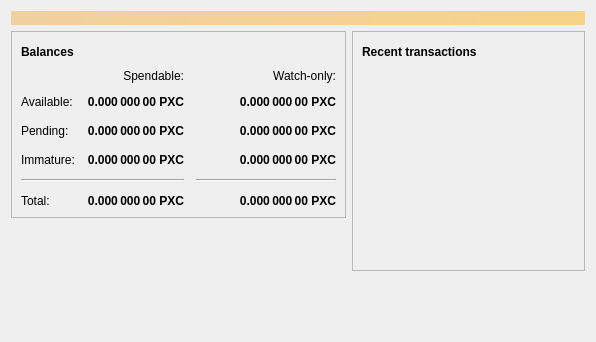
<?xml version="1.0" encoding="UTF-8"?>
<ui version="4.0">
 <class>OverviewPage</class>
 <widget class="QWidget" name="OverviewPage">
  <property name="geometry">
   <rect>
    <x>0</x>
    <y>0</y>
    <width>596</width>
    <height>342</height>
   </rect>
  </property>
  <property name="windowTitle">
   <string>Form</string>
  </property>
  <layout class="QVBoxLayout" name="topLayout">
   <item>
    <widget class="QLabel" name="labelAlerts">
     <property name="visible">
      <bool>false</bool>
     </property>
     <property name="styleSheet">
      <string notr="true">QLabel { background-color: qlineargradient(x1: 0, y1: 0, x2: 1, y2: 0, stop:0 #F0D0A0, stop:1 #F8D488); color:#000000; }</string>
     </property>
     <property name="wordWrap">
      <bool>true</bool>
     </property>
     <property name="margin">
      <number>3</number>
     </property>
     <property name="textInteractionFlags">
      <set>Qt::TextSelectableByMouse</set>
     </property>
    </widget>
   </item>
   <item>
    <layout class="QHBoxLayout" name="horizontalLayout" stretch="1,1">
     <item>
      <layout class="QVBoxLayout" name="verticalLayout_2">
       <item>
        <widget class="QFrame" name="frame">
         <property name="frameShape">
          <enum>QFrame::StyledPanel</enum>
         </property>
         <property name="frameShadow">
          <enum>QFrame::Raised</enum>
         </property>
         <layout class="QVBoxLayout" name="verticalLayout_4">
          <item>
           <layout class="QHBoxLayout" name="horizontalLayout_4">
            <item>
             <widget class="QLabel" name="label_5">
              <property name="font">
               <font>
                <weight>75</weight>
                <bold>true</bold>
               </font>
              </property>
              <property name="text">
               <string>Balances</string>
              </property>
             </widget>
            </item>
            <item>
             <widget class="QPushButton" name="labelWalletStatus">
              <property name="enabled">
               <bool>true</bool>
              </property>
              <property name="maximumSize">
               <size>
                <width>30</width>
                <height>16777215</height>
               </size>
              </property>
              <property name="toolTip">
               <string>The displayed information may be out of date. Your wallet automatically synchronizes with the Pixelcoin network after a connection is established, but this process has not completed yet.</string>
              </property>
              <property name="text">
               <string/>
              </property>
              <property name="icon">
               <iconset resource="../bitcoin.qrc">
                <normaloff>:/icons/warning</normaloff>
                <disabledoff>:/icons/warning</disabledoff>:/icons/warning</iconset>
              </property>
              <property name="iconSize">
               <size>
                <width>24</width>
                <height>24</height>
               </size>
              </property>
              <property name="flat">
               <bool>true</bool>
              </property>
             </widget>
            </item>
            <item>
             <spacer name="horizontalSpacer_3">
              <property name="orientation">
               <enum>Qt::Horizontal</enum>
              </property>
              <property name="sizeHint" stdset="0">
               <size>
                <width>40</width>
                <height>20</height>
               </size>
              </property>
             </spacer>
            </item>
           </layout>
          </item>
          <item>
           <layout class="QGridLayout" name="gridLayout">
            <property name="spacing">
             <number>12</number>
            </property>
            <item row="2" column="2">
             <widget class="QLabel" name="labelWatchPending">
              <property name="font">
               <font>
                <weight>75</weight>
                <bold>true</bold>
               </font>
              </property>
              <property name="cursor">
               <cursorShape>IBeamCursor</cursorShape>
              </property>
              <property name="toolTip">
               <string>Unconfirmed transactions to watch-only addresses</string>
              </property>
              <property name="text">
               <string notr="true">0.000 000 00 PXC</string>
              </property>
              <property name="alignment">
               <set>Qt::AlignRight|Qt::AlignTrailing|Qt::AlignVCenter</set>
              </property>
              <property name="textInteractionFlags">
               <set>Qt::LinksAccessibleByMouse|Qt::TextSelectableByKeyboard|Qt::TextSelectableByMouse</set>
              </property>
             </widget>
            </item>
            <item row="2" column="1">
             <widget class="QLabel" name="labelUnconfirmed">
              <property name="font">
               <font>
                <weight>75</weight>
                <bold>true</bold>
               </font>
              </property>
              <property name="cursor">
               <cursorShape>IBeamCursor</cursorShape>
              </property>
              <property name="toolTip">
               <string>Total of transactions that have yet to be confirmed, and do not yet count toward the spendable balance</string>
              </property>
              <property name="text">
               <string notr="true">0.000 000 00 PXC</string>
              </property>
              <property name="alignment">
               <set>Qt::AlignRight|Qt::AlignTrailing|Qt::AlignVCenter</set>
              </property>
              <property name="textInteractionFlags">
               <set>Qt::LinksAccessibleByMouse|Qt::TextSelectableByKeyboard|Qt::TextSelectableByMouse</set>
              </property>
             </widget>
            </item>
            <item row="3" column="2">
             <widget class="QLabel" name="labelWatchImmature">
              <property name="font">
               <font>
                <weight>75</weight>
                <bold>true</bold>
               </font>
              </property>
              <property name="cursor">
               <cursorShape>IBeamCursor</cursorShape>
              </property>
              <property name="toolTip">
               <string>Mined balance in watch-only addresses that has not yet matured</string>
              </property>
              <property name="text">
               <string notr="true">0.000 000 00 PXC</string>
              </property>
              <property name="alignment">
               <set>Qt::AlignRight|Qt::AlignTrailing|Qt::AlignVCenter</set>
              </property>
              <property name="textInteractionFlags">
               <set>Qt::LinksAccessibleByMouse|Qt::TextSelectableByKeyboard|Qt::TextSelectableByMouse</set>
              </property>
             </widget>
            </item>
            <item row="4" column="0" colspan="2">
             <widget class="Line" name="line">
              <property name="orientation">
               <enum>Qt::Horizontal</enum>
              </property>
             </widget>
            </item>
            <item row="4" column="2">
             <widget class="Line" name="lineWatchBalance">
              <property name="sizePolicy">
               <sizepolicy hsizetype="Preferred" vsizetype="Fixed">
                <horstretch>0</horstretch>
                <verstretch>0</verstretch>
               </sizepolicy>
              </property>
              <property name="minimumSize">
               <size>
                <width>140</width>
                <height>0</height>
               </size>
              </property>
              <property name="orientation">
               <enum>Qt::Horizontal</enum>
              </property>
             </widget>
            </item>
            <item row="5" column="0">
             <widget class="QLabel" name="labelTotalText">
              <property name="text">
               <string>Total:</string>
              </property>
             </widget>
            </item>
            <item row="3" column="1">
             <widget class="QLabel" name="labelImmature">
              <property name="font">
               <font>
                <weight>75</weight>
                <bold>true</bold>
               </font>
              </property>
              <property name="cursor">
               <cursorShape>IBeamCursor</cursorShape>
              </property>
              <property name="toolTip">
               <string>Mined balance that has not yet matured</string>
              </property>
              <property name="text">
               <string notr="true">0.000 000 00 PXC</string>
              </property>
              <property name="alignment">
               <set>Qt::AlignRight|Qt::AlignTrailing|Qt::AlignVCenter</set>
              </property>
              <property name="textInteractionFlags">
               <set>Qt::LinksAccessibleByMouse|Qt::TextSelectableByKeyboard|Qt::TextSelectableByMouse</set>
              </property>
             </widget>
            </item>
            <item row="2" column="3">
             <spacer name="horizontalSpacer_2">
              <property name="orientation">
               <enum>Qt::Horizontal</enum>
              </property>
              <property name="sizeHint" stdset="0">
               <size>
                <width>40</width>
                <height>20</height>
               </size>
              </property>
             </spacer>
            </item>
            <item row="3" column="0">
             <widget class="QLabel" name="labelImmatureText">
              <property name="text">
               <string>Immature:</string>
              </property>
             </widget>
            </item>
            <item row="5" column="1">
             <widget class="QLabel" name="labelTotal">
              <property name="font">
               <font>
                <weight>75</weight>
                <bold>true</bold>
               </font>
              </property>
              <property name="cursor">
               <cursorShape>IBeamCursor</cursorShape>
              </property>
              <property name="toolTip">
               <string>Your current total balance</string>
              </property>
              <property name="text">
               <string notr="true">0.000 000 00 PXC</string>
              </property>
              <property name="alignment">
               <set>Qt::AlignRight|Qt::AlignTrailing|Qt::AlignVCenter</set>
              </property>
              <property name="textInteractionFlags">
               <set>Qt::LinksAccessibleByMouse|Qt::TextSelectableByKeyboard|Qt::TextSelectableByMouse</set>
              </property>
             </widget>
            </item>
            <item row="5" column="2">
             <widget class="QLabel" name="labelWatchTotal">
              <property name="font">
               <font>
                <weight>75</weight>
                <bold>true</bold>
               </font>
              </property>
              <property name="cursor">
               <cursorShape>IBeamCursor</cursorShape>
              </property>
              <property name="toolTip">
               <string>Current total balance in watch-only addresses</string>
              </property>
              <property name="text">
               <string notr="true">0.000 000 00 PXC</string>
              </property>
              <property name="alignment">
               <set>Qt::AlignRight|Qt::AlignTrailing|Qt::AlignVCenter</set>
              </property>
              <property name="textInteractionFlags">
               <set>Qt::LinksAccessibleByMouse|Qt::TextSelectableByKeyboard|Qt::TextSelectableByMouse</set>
              </property>
             </widget>
            </item>
            <item row="0" column="2">
             <widget class="QLabel" name="labelWatchonly">
              <property name="text">
               <string>Watch-only:</string>
              </property>
              <property name="alignment">
               <set>Qt::AlignRight|Qt::AlignTrailing|Qt::AlignVCenter</set>
              </property>
             </widget>
            </item>
            <item row="1" column="0">
             <widget class="QLabel" name="labelBalanceText">
              <property name="text">
               <string>Available:</string>
              </property>
             </widget>
            </item>
            <item row="1" column="1">
             <widget class="QLabel" name="labelBalance">
              <property name="font">
               <font>
                <weight>75</weight>
                <bold>true</bold>
               </font>
              </property>
              <property name="cursor">
               <cursorShape>IBeamCursor</cursorShape>
              </property>
              <property name="toolTip">
               <string>Your current spendable balance</string>
              </property>
              <property name="text">
               <string notr="true">0.000 000 00 PXC</string>
              </property>
              <property name="alignment">
               <set>Qt::AlignRight|Qt::AlignTrailing|Qt::AlignVCenter</set>
              </property>
              <property name="textInteractionFlags">
               <set>Qt::LinksAccessibleByMouse|Qt::TextSelectableByKeyboard|Qt::TextSelectableByMouse</set>
              </property>
             </widget>
            </item>
            <item row="1" column="2">
             <widget class="QLabel" name="labelWatchAvailable">
              <property name="font">
               <font>
                <weight>75</weight>
                <bold>true</bold>
               </font>
              </property>
              <property name="cursor">
               <cursorShape>IBeamCursor</cursorShape>
              </property>
              <property name="toolTip">
               <string>Your current balance in watch-only addresses</string>
              </property>
              <property name="text">
               <string notr="true">0.000 000 00 PXC</string>
              </property>
              <property name="alignment">
               <set>Qt::AlignRight|Qt::AlignTrailing|Qt::AlignVCenter</set>
              </property>
              <property name="textInteractionFlags">
               <set>Qt::LinksAccessibleByMouse|Qt::TextSelectableByKeyboard|Qt::TextSelectableByMouse</set>
              </property>
             </widget>
            </item>
            <item row="2" column="0">
             <widget class="QLabel" name="labelPendingText">
              <property name="text">
               <string>Pending:</string>
              </property>
             </widget>
            </item>
            <item row="0" column="1">
             <widget class="QLabel" name="labelSpendable">
              <property name="text">
               <string>Spendable:</string>
              </property>
              <property name="alignment">
               <set>Qt::AlignRight|Qt::AlignTrailing|Qt::AlignVCenter</set>
              </property>
             </widget>
            </item>
           </layout>
          </item>
         </layout>
        </widget>
       </item>
       <item>
        <spacer name="verticalSpacer">
         <property name="orientation">
          <enum>Qt::Vertical</enum>
         </property>
         <property name="sizeHint" stdset="0">
          <size>
           <width>20</width>
           <height>40</height>
          </size>
         </property>
        </spacer>
       </item>
      </layout>
     </item>
     <item>
      <layout class="QVBoxLayout" name="verticalLayout_3">
       <item>
        <widget class="QFrame" name="frame_2">
         <property name="frameShape">
          <enum>QFrame::StyledPanel</enum>
         </property>
         <property name="frameShadow">
          <enum>QFrame::Raised</enum>
         </property>
         <layout class="QVBoxLayout" name="verticalLayout">
          <item>
           <layout class="QHBoxLayout" name="horizontalLayout_2">
            <item>
             <widget class="QLabel" name="label_4">
              <property name="font">
               <font>
                <weight>75</weight>
                <bold>true</bold>
               </font>
              </property>
              <property name="text">
               <string>Recent transactions</string>
              </property>
             </widget>
            </item>
            <item>
             <widget class="QPushButton" name="labelTransactionsStatus">
              <property name="enabled">
               <bool>true</bool>
              </property>
              <property name="maximumSize">
               <size>
                <width>30</width>
                <height>16777215</height>
               </size>
              </property>
              <property name="toolTip">
               <string>The displayed information may be out of date. Your wallet automatically synchronizes with the Pixelcoin network after a connection is established, but this process has not completed yet.</string>
              </property>
              <property name="text">
               <string/>
              </property>
              <property name="icon">
               <iconset resource="../bitcoin.qrc">
                <normaloff>:/icons/warning</normaloff>
                <disabledoff>:/icons/warning</disabledoff>:/icons/warning</iconset>
              </property>
              <property name="iconSize">
               <size>
                <width>24</width>
                <height>24</height>
               </size>
              </property>
              <property name="flat">
               <bool>true</bool>
              </property>
             </widget>
            </item>
            <item>
             <spacer name="horizontalSpacer">
              <property name="orientation">
               <enum>Qt::Horizontal</enum>
              </property>
              <property name="sizeHint" stdset="0">
               <size>
                <width>40</width>
                <height>20</height>
               </size>
              </property>
             </spacer>
            </item>
           </layout>
          </item>
          <item>
           <widget class="QListView" name="listTransactions">
            <property name="styleSheet">
             <string notr="true">QListView { background: transparent; }</string>
            </property>
            <property name="frameShape">
             <enum>QFrame::NoFrame</enum>
            </property>
            <property name="verticalScrollBarPolicy">
             <enum>Qt::ScrollBarAlwaysOff</enum>
            </property>
            <property name="horizontalScrollBarPolicy">
             <enum>Qt::ScrollBarAlwaysOff</enum>
            </property>
            <property name="selectionMode">
             <enum>QAbstractItemView::NoSelection</enum>
            </property>
           </widget>
          </item>
         </layout>
        </widget>
       </item>
       <item>
        <spacer name="verticalSpacer_2">
         <property name="orientation">
          <enum>Qt::Vertical</enum>
         </property>
         <property name="sizeHint" stdset="0">
          <size>
           <width>20</width>
           <height>40</height>
          </size>
         </property>
        </spacer>
       </item>
      </layout>
     </item>
    </layout>
   </item>
  </layout>
 </widget>
 <resources/>
 <connections/>
</ui>
